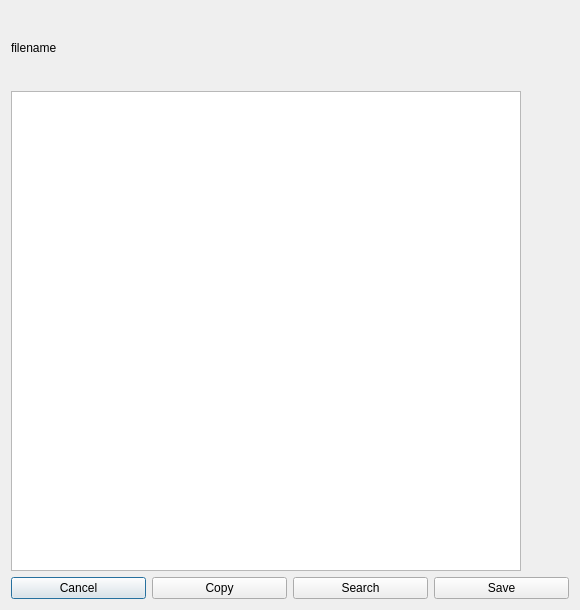
<?xml version="1.0" encoding="UTF-8"?>
<ui version="4.0">
 <class>editorDialog</class>
 <widget class="QDialog" name="editorDialog">
  <property name="geometry">
   <rect>
    <x>0</x>
    <y>0</y>
    <width>580</width>
    <height>610</height>
   </rect>
  </property>
  <property name="minimumSize">
   <size>
    <width>580</width>
    <height>610</height>
   </size>
  </property>
  <property name="maximumSize">
   <size>
    <width>580</width>
    <height>610</height>
   </size>
  </property>
  <property name="windowTitle">
   <string>editor</string>
  </property>
  <layout class="QVBoxLayout" name="verticalLayout">
   <item>
    <widget class="QLabel" name="editorfilename">
     <property name="text">
      <string>filename</string>
     </property>
    </widget>
   </item>
   <item>
    <widget class="QTextBrowser" name="editorBrowser">
     <property name="minimumSize">
      <size>
       <width>510</width>
       <height>480</height>
      </size>
     </property>
     <property name="maximumSize">
      <size>
       <width>510</width>
       <height>480</height>
      </size>
     </property>
     <property name="readOnly">
      <bool>false</bool>
     </property>
    </widget>
   </item>
   <item>
    <layout class="QHBoxLayout" name="horizontalLayout">
     <item>
      <widget class="QPushButton" name="editquitButton">
       <property name="toolTip">
        <string>&lt;html&gt;&lt;head/&gt;&lt;body&gt;&lt;p&gt;Close editor&lt;/p&gt;&lt;/body&gt;&lt;/html&gt;</string>
       </property>
       <property name="text">
        <string>Cancel</string>
       </property>
      </widget>
     </item>
     <item>
      <widget class="QPushButton" name="copyButton">
       <property name="toolTip">
        <string>&lt;html&gt;&lt;head/&gt;&lt;body&gt;&lt;p&gt;Copy document to clipboard&lt;/p&gt;&lt;/body&gt;&lt;/html&gt;</string>
       </property>
       <property name="text">
        <string>Copy</string>
       </property>
      </widget>
     </item>
     <item>
      <widget class="QPushButton" name="searchButton">
       <property name="toolTip">
        <string>&lt;html&gt;&lt;head/&gt;&lt;body&gt;&lt;p&gt;Search/replace globally&lt;/p&gt;&lt;/body&gt;&lt;/html&gt;</string>
       </property>
       <property name="text">
        <string>Search</string>
       </property>
      </widget>
     </item>
     <item>
      <widget class="QPushButton" name="saveButton">
       <property name="toolTip">
        <string>&lt;html&gt;&lt;head/&gt;&lt;body&gt;&lt;p&gt;Save file&lt;/p&gt;&lt;/body&gt;&lt;/html&gt;</string>
       </property>
       <property name="text">
        <string>Save</string>
       </property>
      </widget>
     </item>
    </layout>
   </item>
  </layout>
 </widget>
 <resources/>
 <connections>
  <connection>
   <sender>editquitButton</sender>
   <signal>clicked()</signal>
   <receiver>editorDialog</receiver>
   <slot>reject()</slot>
   <hints>
    <hint type="sourcelabel">
     <x>339</x>
     <y>555</y>
    </hint>
    <hint type="destinationlabel">
     <x>287</x>
     <y>303</y>
    </hint>
   </hints>
  </connection>
  <connection>
   <sender>saveButton</sender>
   <signal>clicked()</signal>
   <receiver>editorDialog</receiver>
   <slot>accept()</slot>
   <hints>
    <hint type="sourcelabel">
     <x>212</x>
     <y>555</y>
    </hint>
    <hint type="destinationlabel">
     <x>299</x>
     <y>303</y>
    </hint>
   </hints>
  </connection>
 </connections>
</ui>
